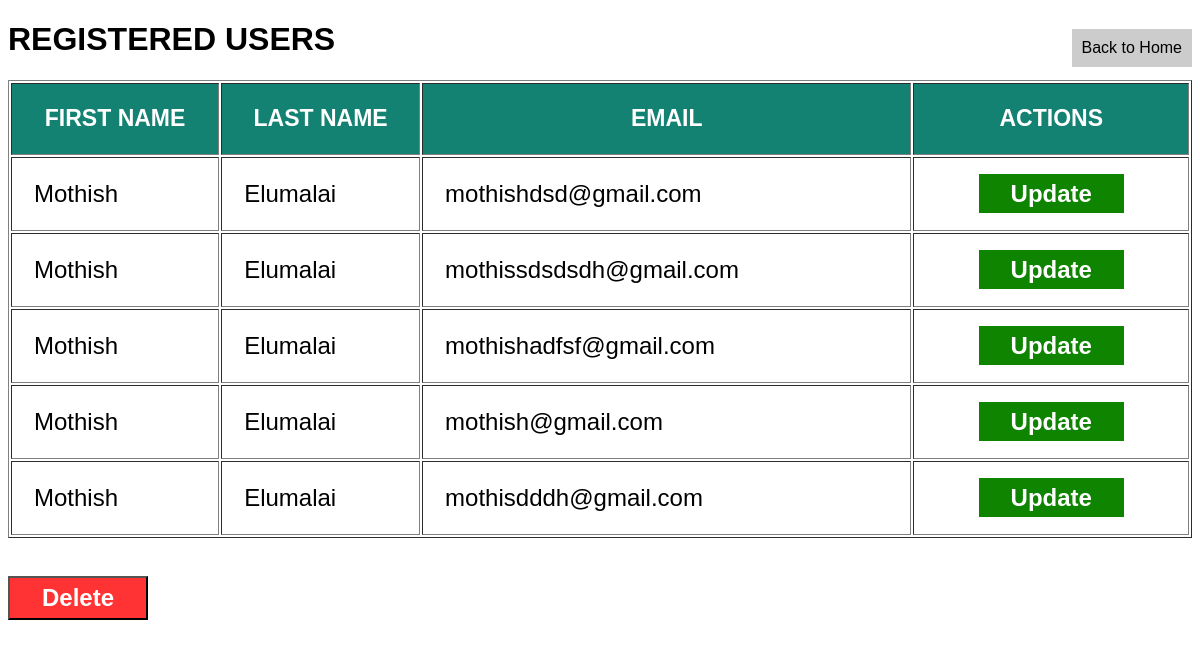
/get_data/, run on an earlier commit of the app's database.
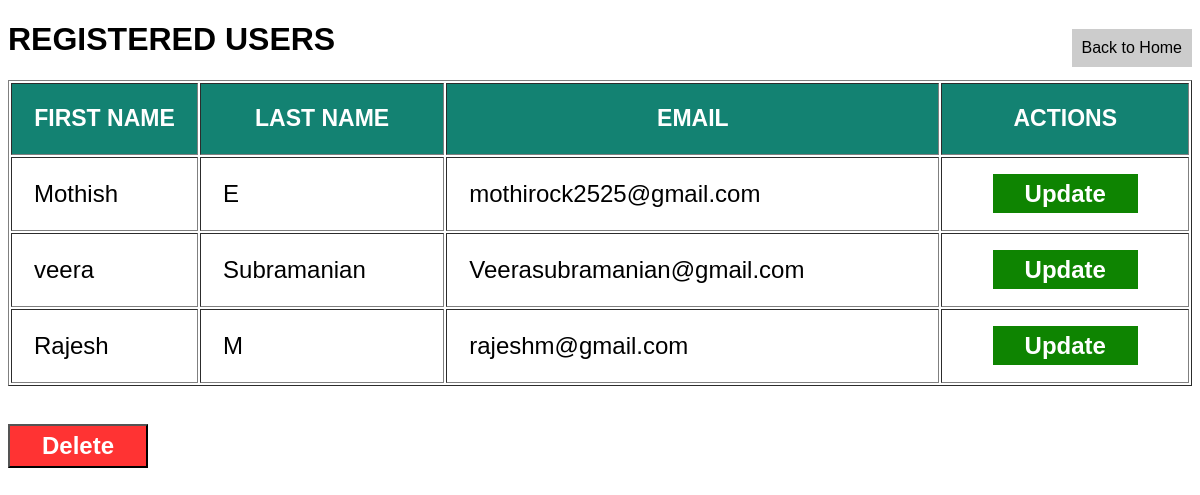
And on a later commit of the database.
### user_info_app/models.py (models this page shows)
class UserInfo(models.Model):
    first_name = models.CharField(max_length=50)
    last_name = models.CharField(max_length=50)
    email = models.EmailField(unique=True)
    def __str__(self):
        return f"{self.first_name} {self.last_name} - {self.email}"

### user_info_app/views.py (the view)
# urls.py: path('get_data/', views.get_data, name='get_data'),  # Data listing page
def get_data(request):
    data = UserInfo.objects.all()  # Fetch all user records
    print("data: ", data)
    return render(request=request, template_name='data_list.html', context={'data': data})

### templates/data_list.html (shortened to what this page needs)
{% load static %}
<!DOCTYPE html>
<html lang="en">
<head>
  <link rel="stylesheet" href="{% static 'style.css' %}">
</head>
<body>
  <div class="main">
    <div class="userdata-section">
      <div class="inner-userdata">
        <h1>REGISTERED USERS</h1>
        <form method="POST" action="{% url 'delete_users' %}" id="deleteForm">
          <a class="back-cls" href="/">Back to Home</a>
          <table border="1">
            <thead>
              <tr>
                <th>First Name</th>
                <th>Last Name</th>
                <th>Email</th>
                <th>Actions</th>
              </tr>
            </thead>
            <tbody>
              {% for user in data %}
              <tr>
                <td>{{ user.first_name }}</td>
                <td>{{ user.last_name }}</td>
                <td>{{ user.email }}</td>
                <td class="update-td">
                  <a href="{% url 'update_user' user.id %}" class="update-btn">Update</a>
                </td>
              </tr>
              {% empty %}
              <tr>
                <td colspan="5">No data available</td>
              </tr>
              {% endfor %}
            </tbody>
          </table>
        </form>
         <button class="deletd-btn" id="showDeleteOptions">Delete</button>
      </div>
    </div>
  </div>
</body>
</html>

### static/style.css (style rules this page uses)
body { font-family: sans-serif; }
.inner-userdata table { width: 100%; }
.inner-userdata thead { font-size: 23px; background: #138272; color: #fff; text-transform: uppercase; height: 72px; }
.inner-userdata td { font-size: 24px; padding: 22px; }
.deletd-btn { background: #ff3333; font-size: 24px; padding: 6px 32px; position: relative; top: 38px; color: #fff; font-weight: 700; text-decoration: none; cursor: pointer; }
.update-btn, .update-user { background: #0e8401; font-size: 24px; padding: 6px 32px; color: #fff; font-weight: 700; text-decoration: none; }
.update-td { text-align: center; }
a.back-cls { text-decoration: none; background: #ccc; padding: 10px; position: absolute; right: 0px; top: 8px; color: #000; }
.inner-userdata { position: relative; }
button { cursor: pointer; }

What changed in the data, as far as the page shows it:
removed UserInfo: first_name "Mothish", last_name "Elumalai", email "mothishdsd@gmail.com"
removed UserInfo: first_name "Mothish", last_name "Elumalai", email "mothissdsdsdh@gmail.com"
removed UserInfo: first_name "Mothish", last_name "Elumalai", email "mothishadfsf@gmail.com"
removed UserInfo: first_name "Mothish", last_name "Elumalai", email "mothish@gmail.com"
removed UserInfo: first_name "Mothish", last_name "Elumalai", email "mothisdddh@gmail.com"
added UserInfo: first_name "Mothish", last_name "E", email "mothirock2525@gmail.com"
added UserInfo: first_name "veera", last_name "Subramanian", email "Veerasubramanian@gmail.com"
added UserInfo: first_name "Rajesh", last_name "M", email "rajeshm@gmail.com"
